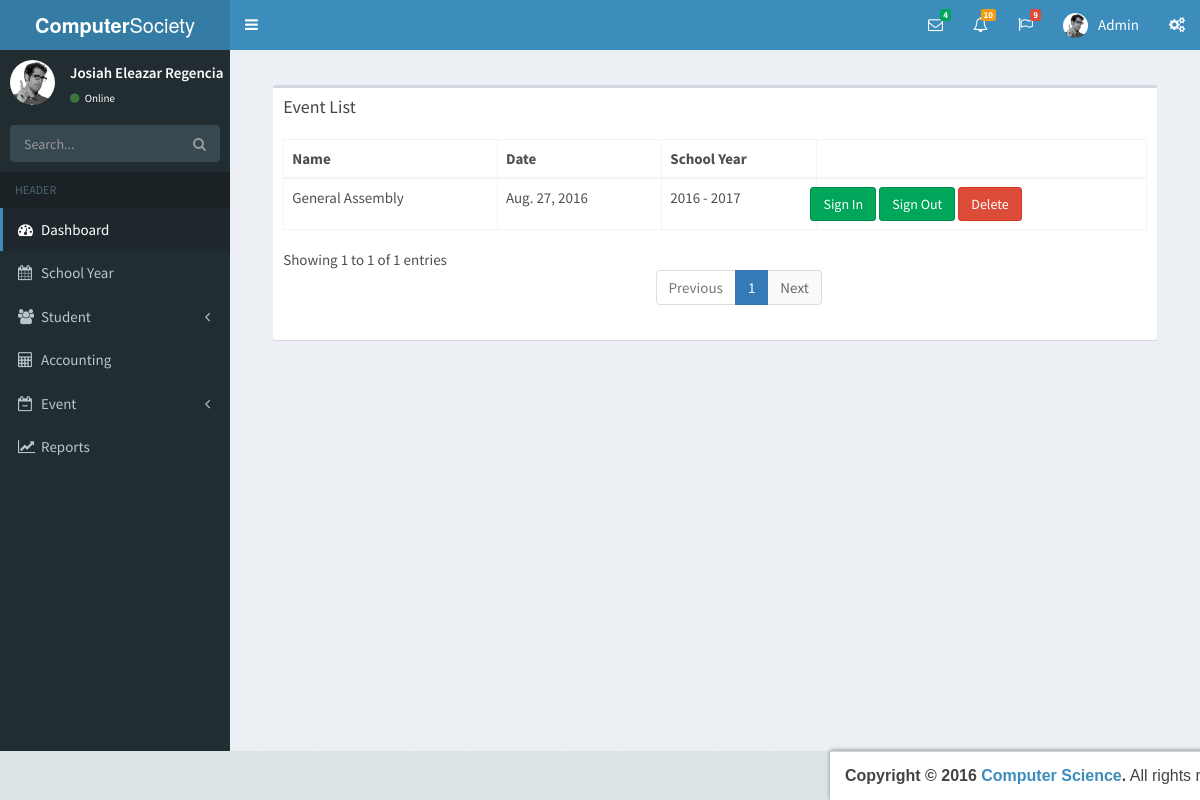
Screenshot of /events/ with the database file from the repository.
### app/models.py (models this page shows, shortened)
class Event(models.Model):
    name = models.CharField(max_length=100)
    date = models.DateField(null=True, blank=True)
    school_year = models.ForeignKey(School_year)
    date_created = models.DateTimeField(default=django.utils.timezone.now)
    is_active = models.BooleanField(default=True)

class School_year(models.Model):
    SEM_LIST = (
        (1, '1st'),
        (2, '2nd'),
        (3, 'Summer'),
    )
    semester = models.IntegerField(choices=SEM_LIST)
    year_from = models.IntegerField()
    year_to = models.IntegerField()
    date_created = models.DateTimeField(default=django.utils.timezone.now)
    is_active = models.BooleanField(default=True)
    def __str__(self):
        return str(self.year_from) + " - " + str(self.year_to)

### app/views/event.py (the view)
# urls.py: url(r'^events/$', event.get_eventList, name='event_list'),
def get_eventList(request):
    events = Event.objects.filter(is_active=True).order_by('date_created').all()
    return render(request, 'app/event/event_list.html', {'lists': events})

### app/templates/app/event/event_list.html (shortened to what this page needs)
{% extends "app/index.html" %}
{% block content %}
    <div class="row" style="padding-top: 20px; margin: 0 3% 0 3%">
        <div class="box">
            <div class="box-header">
                <h3 class="box-title">Event List</h3>
            </div>
            <div class="box-body">
                <div id="example2_wrapper" class="dataTables_wrapper form-inline dt-bootstrap">
                    <div class="row">
                        <div class="col-sm-6"></div>
                        <div class="col-sm-6"></div>
                    </div>
                    <div class="row">
                        <div class="col-sm-12">
                            <table class="table table-bordered table-hover dataTable" id="example2" role="grid"
                                   aria-describedby="example2_info">
                                <thead>
                                <tr role="row">
                                    <th class="sorting_asc" tabindex="0" aria-controls="example2" rowspan="1"
                                        colspan="1" aria-sort="ascending"
                                        aria-label="Rendering engine: activate to sort column descending">
                                        Name
                                    </th>
                                    <th class="sorting" tabindex="0" aria-controls="example2" rowspan="1" colspan="1">
                                        Date
                                    </th>
                                    <th class="sorting" tabindex="0" aria-controls="example2" rowspan="1" colspan="1">
                                        School Year
                                    </th>
                                    <th class="sorting" tabindex="0" aria-controls="example2" rowspan="1" colspan="1">
                                    </th>
                                </tr>
                                </thead>
                                <tbody>
                                {% for list in lists %}
                                    {% if list.is_active == True and forloop.counter|divisibleby:2 %}
                                        <tr role="row" class="odd">
                                            <td class="sorting_1">{{ list.name }}</td>
                                            <td> {{ list.last_name }}, {{ list.date }} {{ list.middle_initial }},</td>
                                            <td>{{ list.school_year }}</td>
                                            <td>
                                                <div class="row">
                                                    <a href="{% url 'attendance_page_sign_in' pk=list.id %}" class="btn btn-success" type="button">Sign In</a>
                                                    <a href="{% url 'attendance_page_sign_out' pk=list.id %}" class="btn btn-success" type="button">Sign Out</a>
                                                    <a class="btn btn-danger">Delete</a>
                                                </div>
                                            </td>
                                        </tr>
                                    {% else %}
                                        <tr role="row" class="even">
                                            <td class="sorting_1">{{ list.name }}</td>
                                            <td>{{ list.date }}</td>
                                            <td>{{ list.school_year }}</td>
                                            <td>
                                                <div class="row">
                                                    <a href="{% url 'attendance_page_sign_in' pk=list.id %}" class="btn btn-success" type="button">Sign In</a>
                                                    <a href="{% url 'attendance_page_sign_out' pk=list.id %}" class="btn btn-success" type="button">Sign Out</a>
                                                    <a class="btn btn-danger">Delete</a>
                                                </div>
                                            </td>
                                        </tr>
                                    {% endif %}
                                {% endfor %}
                                </tbody>
                            </table>
                        </div>
                    </div>
                    <div class="row">
                        <div class="col-sm-5">
                            <div class="dataTables_info" id="example2_info" role="status" aria-live="polite">Showing 1
                                to 1 of 1 entries
                            </div>
                        </div>
                        <div class="col-sm-7">
                            <div class="dataTables_paginate paging_simple_numbers" id="example2_paginate">
                                <ul class="pagination">
                                    <li class="paginate_button previous disabled" id="example2_previous"><a href="#"
                                                                                                            aria-controls="example2"
                                                                                                            data-dt-idx="0"
                                                                                                            tabindex="0">Previous</a>
                                    </li>
                                    <li class="paginate_button active"><a href="#" aria-controls="example2"
                                                                          data-dt-idx="1" tabindex="0">1</a></li>
                                    <li class="paginate_button next" id="example2_next"><a href="#"
                                                                                           aria-controls="example2"
                                                                                           data-dt-idx="7" tabindex="0">Next</a>
                                    </li>
                                </ul>
                            </div>
                        </div>
                    </div>
                </div>
            </div>
        </div>
    </div>
{% endblock %}

### rows the page displays
Event: name "General Assembly", date "Aug. 27, 2016", school_year "2016 - 2017"
